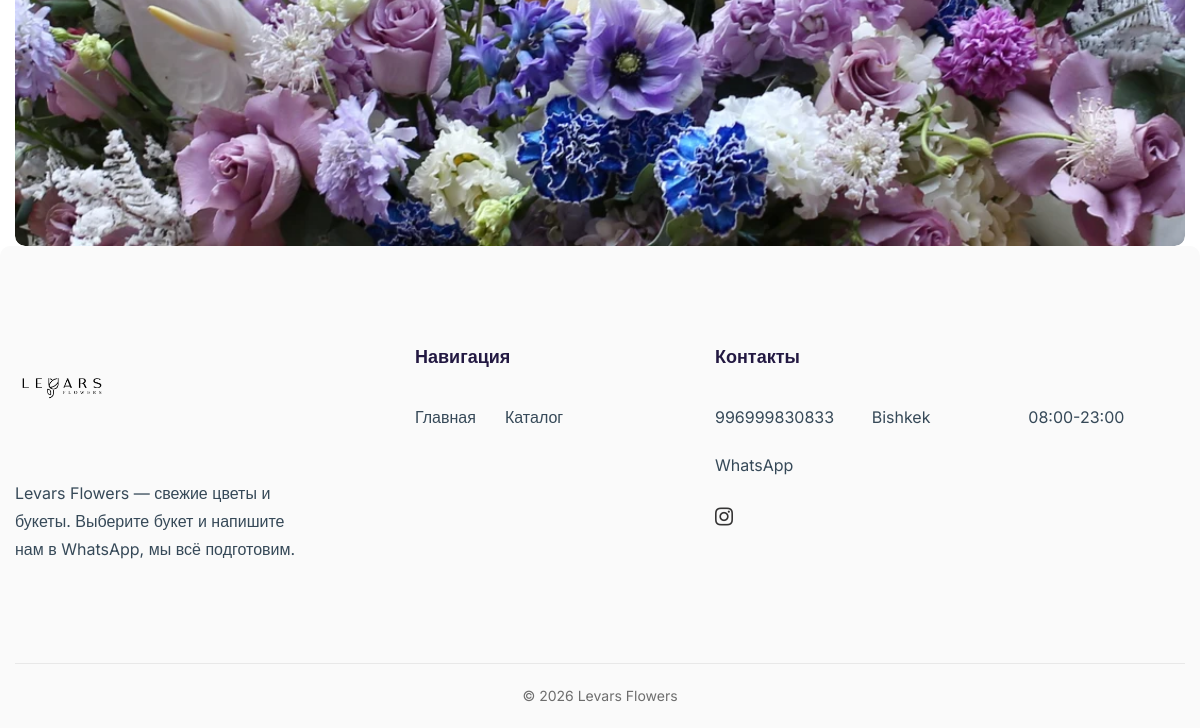
Page /catalog/?page=2 (lower part) on the earlier database version.
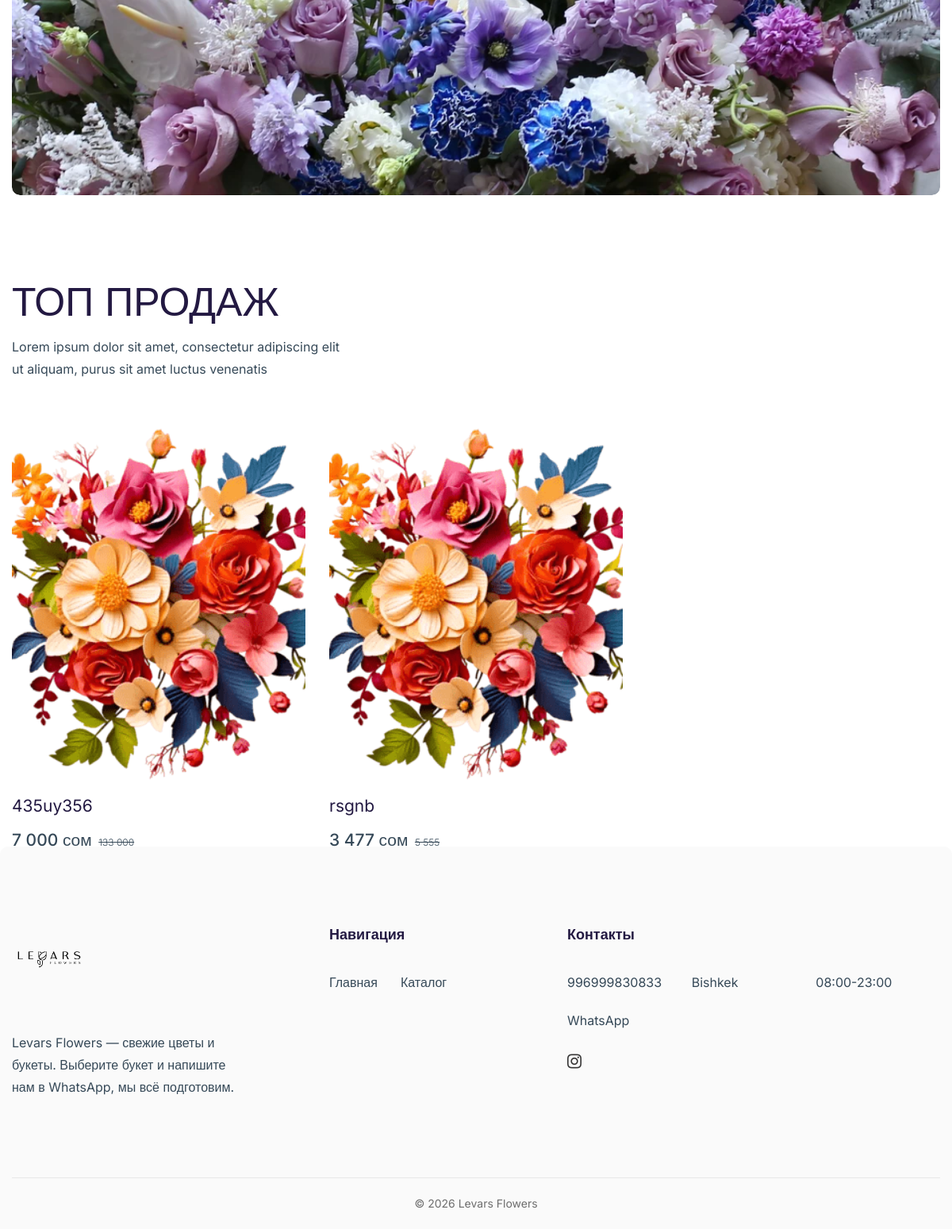
Same page on the later database version.
### shop/models.py (models this page shows, shortened)
class SiteSettings(models.Model):
    whatsapp = models.CharField(
        'Номер WhatsApp', max_length=20,
        help_text='Только цифры, с кодом страны, без "+" и пробелов',
    )
    currency = models.CharField(
        'Валюта', max_length=10, blank=True,
        help_text='Показывается после цены, например: сом, ₽, $',
    )
    phone = models.CharField('Телефон для показа', max_length=30, blank=True)
    address = models.CharField('Адрес', max_length=300, blank=True)
    working_hours = models.CharField('Часы работы', max_length=100, blank=True)
    instagram = models.URLField('Instagram', blank=True)
    class Meta:
        verbose_name = 'Настройки сайта'
        verbose_name_plural = 'Настройки сайта'
    @classmethod
    def load(cls):
        obj, _ = cls.objects.get_or_create(pk=1)
        return obj

class Product(models.Model):
    name = models.CharField('Название', max_length=200)
    slug = models.SlugField('Адрес (slug)', unique=True)
    description = models.TextField('Описание', blank=True)
    price = models.PositiveIntegerField('Цена')
    old_price = models.PositiveIntegerField('Старая цена', null=True, blank=True)
    category = models.ForeignKey(
        Category, on_delete=models.PROTECT,
        related_name='products', verbose_name='Категория',
    )
    image = models.ImageField('Фото', upload_to='products/')
    in_stock = models.BooleanField('В наличии', default=True)
    is_new = models.BooleanField('Новинка', default=False)
    order = models.PositiveIntegerField('Порядок', default=0)
    created_at = models.DateTimeField(auto_now_add=True)
    is_bestseller = models.BooleanField('Топ продаж', default=False)
    class Meta:
        ordering = ['order', '-created_at']
        verbose_name = 'Товар'
        verbose_name_plural = 'Товары'
    def get_absolute_url(self):
        return reverse('product_detail', args=[self.slug])

### shop/views.py (the view)
# urls.py: path('catalog/', views.catalog, name='catalog'),
def catalog(request):
    products = Product.objects.select_related('category')
    top_sellers = Product.objects.filter(is_bestseller=True).select_related('category')[:3]
    current_category = None
    slug = request.GET.get('category', '').strip()
    if slug:
        current_category = get_object_or_404(Category, slug=slug)
        products = products.filter(category=current_category)
    query = request.GET.get('q', '').strip()
    if query:
        products = products.filter(Q(name__icontains=query) | Q(description__icontains=query))
    sort = request.GET.get('sort', '')
    if sort in SORTS:
        products = products.order_by(*SORTS[sort])
    page_obj = Paginator(products, PER_PAGE).get_page(request.GET.get('page'))
    params = request.GET.copy()
    params.pop('page', None)
    context = {
        'page_obj': page_obj,
        'categories': Category.objects.all(),
        'current_category': current_category,
        'query': query,
        'sort': sort,
        'querystring': params.urlencode(),
        'top_sellers': top_sellers,
    }
    return render(request, 'shop/catalog.html', context)

### shop/context_processors.py (called while the page is built)
def site_context(request):
    return {
        'site': SiteSettings.load(),
        'nav_categories': Category.objects.all(),
    }

### shop/templatetags/shop_tags.py (called while the page is built)
@register.simple_tag(takes_context=True)
def whatsapp_url(context, product=None):
    site = context.get('site')
    number = ''.join(ch for ch in (site.whatsapp if site else '') if ch.isdigit())
    if not number:
        return '#'
    if product is None:
        text = 'Здравствуйте! Хочу сделать заказ.'
    else:
        request = context.get('request')
        link = request.build_absolute_uri(product.get_absolute_url()) if request else ''
        price = f'{product.price} {site.currency}'.strip()
        text = f'Здравствуйте! Хочу заказать: {product.name} — {price}\n{link}'.strip()
    return f'https://wa.me/{number}?text={quote(text)}'

### shop/templates/shop/catalog.html (shortened to what this page needs)
{% extends 'shop/base.html' %}
{% load static shop_tags %}
{% block content %}
{% url 'catalog' as catalog_url %}
<section>
    <div class="container">
            <a href="product.html" class="product-banner-item">
                    <img src="media/banners/types_of_flowers_banner.webp" height="240" alt="Image-HasTech">
            </a>
    </div>
</section>
{% if top_sellers and not current_category and not query %}
<section class="section-space pb-0">
    <div class="container">
        <div class="row">
            <div class="col-12">
                <div class="section-title">
                    <h2 class="title">ТОП ПРОДАЖ</h2>
                    <p class="m-0">Lorem ipsum dolor sit amet, consectetur adipiscing elit ut aliquam, purus sit amet luctus venenatis</p>
                </div>
            </div>
        </div>
        <div class="row mb-n4 mb-sm-n10 g-3 g-sm-6">
            {% for product in top_sellers %}
            <div class="col-6 col-lg-4 mb-4 mb-sm-8">
                {% include 'shop/_product_card.html' %}
            </div>
            {% endfor %}
        </div>
    </div>
</section>
{% endif %}
{% endblock %}

### shop/templates/shop/base.html (shortened to what this page needs)
{% load static shop_tags %}
<!DOCTYPE html>
<html class="no-js" lang="ru">
<head>
    <link rel="stylesheet" href="{% static 'assets/css/vendor/bootstrap.min.css' %}">
    <link rel="stylesheet" href="{% static 'assets/css/plugins/swiper-bundle.min.css' %}">
    <link rel="stylesheet" href="{% static 'assets/css/plugins/font-awesome.min.css' %}">
    <link rel="stylesheet" href="{% static 'assets/css/plugins/fancybox.min.css' %}">
    <link rel="stylesheet" href="{% static 'assets/css/plugins/nice-select.css' %}">
    <link rel="stylesheet" href="{% static 'assets/css/style.min.css' %}">
</head>
<body>
    <div class="wrapper">
        <main class="main-content">
            {% block content %}{% endblock %}
        </main>
        <footer class="footer-area" id="contacts">
            <div class="footer-main">
                <div class="container">
                    <div class="row">
                        <div class="col-md-6 col-lg-4">
                            <div class="widget-item">
                                <div class="widget-about">
                                    <a class="widget-logo" href="{% url 'home' %}">
                                        <img src="{% static 'assets/images/logo_levars_black.png' %}" width="95" height="68" alt="Levars Flowers">
                                    </a>
                                    <p class="desc">Levars Flowers — свежие цветы и букеты. Выберите букет и напишите нам в WhatsApp, мы всё подготовим.</p>
                                </div>
                            </div>
                        </div>
                        <div class="col-md-6 col-lg-3 mt-md-0 mt-9">
                            <div class="widget-item">
                                <h4 class="widget-title">Навигация</h4>
                                <ul class="widget-nav">
                                    <li><a href="{% url 'home' %}">Главная</a></li>
                                    <li><a href="{% url 'catalog' %}">Каталог</a></li>
                                </ul>
                            </div>
                        </div>
                        <div class="col-md-6 col-lg-5 mt-lg-0 mt-6">
                            <div class="widget-item">
                                <h4 class="widget-title">Контакты</h4>
                                <ul class="widget-nav">
                                    {% if site.phone %}<li><a href="tel:{{ site.phone }}">{{ site.phone }}</a></li>{% endif %}
                                    {% if site.address %}<li>{{ site.address }}</li>{% endif %}
                                    {% if site.working_hours %}<li>{{ site.working_hours }}</li>{% endif %}
                                    {% if site.whatsapp %}<li><a href="{% whatsapp_url %}" target="_blank" rel="noopener">WhatsApp</a></li>{% endif %}
                                </ul>
                                {% if site.instagram %}
                                <div class="widget-social">
                                    <a href="{{ site.instagram }}" target="_blank" rel="noopener" aria-label="Instagram"><i class="fa fa-instagram"></i></a>
                                </div>
                                {% endif %}
                            </div>
                        </div>
                    </div>
                </div>
            </div>
            <div class="footer-bottom">
                <div class="container pt-0 pb-0">
                    <div class="footer-bottom-content">
                        <p class="copyright">© {% now "Y" %} Levars Flowers</p>
                    </div>
                </div>
            </div>
        </footer>
    </div>
</body>
</html>

### shop/templates/shop/_product_card.html (shortened to what this page needs)
{% load shop_tags %}
<div class="product-item">
    <div class="product-thumb">
        <a class="d-block" href="{{ product.get_absolute_url }}">
            <img src="{{ product.image.url }}" width="370" height="450" alt="{{ product.name }}">
        </a>
        {% if product.in_stock %}
        <div class="product-action">
        </div>
        {% endif %}
    </div>
    <div class="product-info">
        <h4 class="title"><a href="{{ product.get_absolute_url }}">{{ product.name }}</a></h4>
        <div class="prices">
            {% if product.in_stock %}
            <span class="price">{{ product.price|floatformat:"0g" }} {{ site.currency }}</span>
            {% if product.old_price %}<span class="price-old">{{ product.old_price|floatformat:"0g" }}</span>{% endif %}
            {% else %}
            <span class="price">Нет в наличии</span>
            {% endif %}
        </div>
    </div>
</div>

Differences in the rows shown:
now on this page (row edited): Product: image (picture), name "435uy356", price "7 000", {{ site.currency }} "сом", old_price "133 000"
now on this page (row edited): Product: image (picture), name "rsgnb", price "3 477", {{ site.currency }} "сом", old_price "5 555"
Other differences:
text now shown: "ТОП ПРОДАЖ Lorem ipsum dolor sit amet, consectetur adipiscing elit ut aliquam, purus sit amet luctus venenatis"
